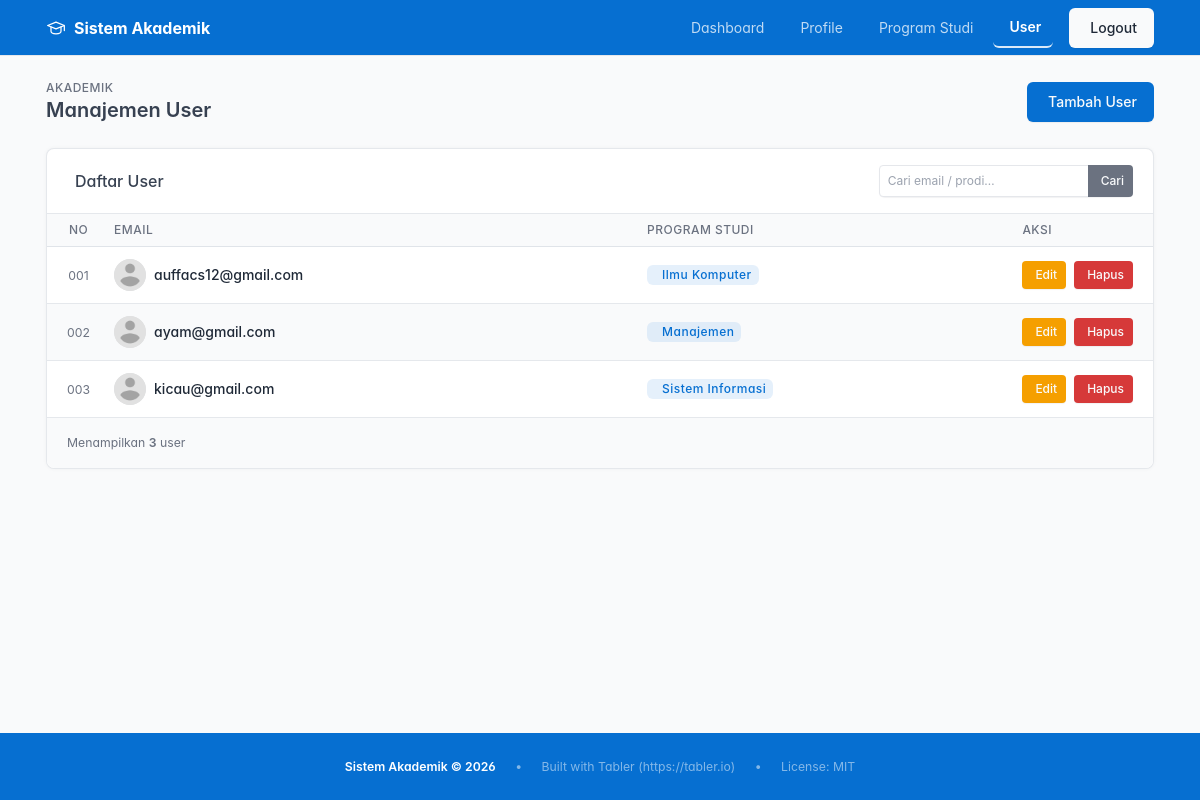
/user.php (signed in), run on the app's committed database.
### tables this page shows
CREATE TABLE `user_tbl` (
  `userid` char(36) NOT NULL,
  `email` varchar(150) NOT NULL,
  `password` varchar(255) NOT NULL,
  `foto_profil` varchar(255) DEFAULT NULL,
  `prodi_id` int(11) DEFAULT NULL
);

CREATE TABLE `prodi_tbl` (
  `prodi_id` int(30) NOT NULL,
  `nama_prodi` varchar(100) NOT NULL
);

### user.php (the view, shortened to what this page needs)
<?php
$pdo = getDBConnection();
$search = trim($_GET['q'] ?? '');
$sort = $_GET['sort'] ?? 'email_asc';
$orderClause = match ($sort) {
  'email_desc' => 'u.email DESC',
  'prodi_asc' => 'p.nama_prodi ASC, u.email ASC',
  'prodi_desc' => 'p.nama_prodi DESC, u.email ASC',
  default => 'u.email ASC',
};
if ($search !== '') {
  $stmt = $pdo->prepare("
    SELECT u.*, p.nama_prodi
    FROM user_tbl u
    LEFT JOIN prodi_tbl p ON u.prodi_id = p.prodi_id
    WHERE u.email LIKE ? OR p.nama_prodi LIKE ?
    ORDER BY $orderClause
  ");
  $stmt->execute(["%$search%", "%$search%"]);
} else {
  $stmt = $pdo->query("
    SELECT u.*, p.nama_prodi
    FROM user_tbl u
    LEFT JOIN prodi_tbl p ON u.prodi_id = p.prodi_id
    ORDER BY $orderClause
  ");
}
$users = $stmt->fetchAll();
$profileImgPath = 'images/profile.png';
$hasProfileImg = is_file(__DIR__ . '/images/profile.png');
function sortUrl($field, $currentSort, $search)
{
  $dir = ($currentSort === $field . '_asc') ? $field . '_desc' : $field . '_asc';
  $params = ['sort' => $dir];
  return 'user.php?' . http_build_query($params);
}
function sortIcon($field, $currentSort)
{
  if ($currentSort === $field . '_asc')
    return '<i class="ti ti-sort-ascending ms-1"></i>';
  return '<i class="ti ti-arrows-sort ms-1 text-muted"></i>';
}
?>
<!DOCTYPE html>
<html lang="id">
<head>
  <link rel="stylesheet" href="css/tabler.min.css">
  <link rel="stylesheet" href="https://cdn.jsdelivr.net/npm/@tabler/icons-webfont@3.0.0/dist/tabler-icons.min.css">
</head>
<body class="antialiased">
  <div class="wrapper">
    <nav class="navbar navbar-dark bg-blue sticky-top d-print-none">
      <div class="container-xl">
        <a href="dashboard.php" class="navbar-brand d-flex align-items-center gap-2">
          <span class="navbar-brand-text">Sistem Akademik</span>
        </a>
        <div class="d-none d-md-flex ms-auto">
          <ul class="navbar-nav flex-row align-items-center gap-2">
            <li class="nav-item"><a class="nav-link text-white" href="dashboard.php">Dashboard</a></li>
            <li class="nav-item"><a class="nav-link text-white" href="profile.php">Profile</a></li>
            <li class="nav-item"><a class="nav-link text-white" href="program_studi.php">Program Studi</a></li>
            <li class="nav-item"><a class="nav-link text-white active" href="user.php">User</a></li>
            <li class="nav-item"><a href="logout.php" class="btn btn-light ms-2">Logout</a></li>
          </ul>
        </div>
      </div>
    </nav>
    <div class="page-wrapper">
      <div class="page-header d-print-none">
        <div class="container-xl">
          <div class="row g-2 align-items-center">
            <div class="col">
              <div class="page-pretitle">Akademik</div>
              <h2 class="page-title">Manajemen User</h2>
            </div>
            <div class="col-auto">
              <button class="btn btn-primary" data-bs-toggle="modal" data-bs-target="#addModal">
                <i class="ti ti-user-plus me-1"></i>Tambah User
              </button>
            </div>
          </div>
        </div>
      </div>
      <div class="page-body">
        <div class="container-xl">
          <div class="card">
            <div class="card-header d-flex align-items-center justify-content-between flex-wrap gap-2">
              <h3 class="card-title mb-0"><i class="ti ti-users me-2 text-blue"></i>Daftar User</h3>
              <form method="GET" action="user.php" class="d-flex align-items-center gap-2 flex-wrap">
                <div class="input-group input-group-sm" style="min-width:220px">
                  <input type="text" name="q" class="form-control" placeholder="Cari email / prodi…"
                    value="<?= htmlspecialchars($search) ?>">
                  <button type="submit" class="btn btn-sm btn-secondary px-2">Cari</button>
                </div>
              </form>
            </div>
            <?php if (empty($users)): ?>
              <div class="card-body">
                <div class="empty">
                  <div class="empty-img"><i class="ti ti-user-off" style="font-size:4rem;color:#94a3b8"></i></div>
                  <p class="empty-title">Tidak ada user ditemukan</p>
                  <p class="empty-subtitle text-muted">
                    <?= $search
                      ? "Tidak ada hasil untuk &ldquo;<strong>" . htmlspecialchars($search) . "</strong>&rdquo;. Coba kata kunci lain."
                      : 'Belum ada user. Tambahkan user pertama.' ?>
                  </p>
                  <?php if ($search): ?>
                    <div class="empty-action"><a href="user.php" class="btn btn-primary"><i
                          class="ti ti-arrow-left me-1"></i>Kembali</a></div>
                  <?php endif; ?>
                </div>
              </div>
            <?php else: ?>
              <div class="table-responsive">
                <table class="table table-vcenter table-hover table-striped card-table">
                  <thead>
                    <tr>
                      <th class="w-1 text-center">No</th>
                      <th><a href="<?= sortUrl('email', $sort, $search) ?>">Email<?= sortIcon('email', $sort) ?></a></th>
                      <th><a href="<?= sortUrl('prodi', $sort, $search) ?>">Program
                          Studi<?= sortIcon('prodi', $sort) ?></a></th>
                      <th class="w-1">Aksi</th>
                    </tr>
                  </thead>
                  <tbody>
                    <?php foreach ($users as $no => $u):
                      $colors = ['bg-blue', 'bg-azure', 'bg-indigo', 'bg-purple', 'bg-pink', 'bg-red', 'bg-orange', 'bg-teal', 'bg-green', 'bg-cyan'];
                      $avatarColor = $colors[$no % count($colors)];
                      $initial = strtoupper(substr($u['email'], 0, 1));
                      ?>
                      <tr>
                        <td class="text-center text-muted"><small><?= str_pad($no + 1, 3, '0', STR_PAD_LEFT) ?></small></td>
                        <td>
                          <div class="d-flex align-items-center gap-2">
                            <?php if ($hasProfileImg): ?>
                              <img src="<?= htmlspecialchars($profileImgPath) ?>" alt="Profile"
                                class="avatar avatar-sm rounded-circle" style="width:32px;height:32px;object-fit:cover;">
                            <?php else: ?>
                              <span
                                class="avatar avatar-sm <?= $avatarColor ?> text-white avatar-initials rounded-circle"><?= $initial ?></span>
                            <?php endif; ?>
                            <span class="text-body fw-medium"><?= htmlspecialchars($u['email']) ?></span>
                          </div>
                        </td>
                        <td>
                          <?php if ($u['nama_prodi']): ?>
                            <span class="badge bg-blue-lt text-blue"><?= htmlspecialchars($u['nama_prodi']) ?></span>
                          <?php else: ?>
                            <span class="text-muted fst-italic small"><i class="ti ti-minus me-1"></i>Belum ada prodi</span>
                          <?php endif; ?>
                        </td>
                        <td>
                          <div class="btn-list flex-nowrap">
                            <button class="btn btn-sm btn-warning" title="Edit"
                              onclick="setEditUser(<?= $u['userid'] ?>, '<?= htmlspecialchars(addslashes($u['email'])) ?>', '<?= $u['prodi_id'] ?? '' ?>')">
                              <i class="ti ti-edit me-1"></i>Edit
                            </button>
                            <button class="btn btn-sm btn-danger" title="Hapus"
                              onclick="konfirmHapus(<?= $u['userid'] ?>, '<?= htmlspecialchars(addslashes($u['email'])) ?>')">
                              <i class="ti ti-trash me-1"></i>Hapus
                            </button>
                          </div>
                        </td>
                      </tr>
                    <?php endforeach; ?>
                  </tbody>
                </table>
              </div>
              <div class="card-footer d-flex align-items-center justify-content-between">
                <p class="m-0 text-muted small">
                  Menampilkan <strong><?= count($users) ?></strong> user
                </p>
              </div>
            <?php endif; ?>
          </div>
        </div>
      </div>
      <footer class="footer d-print-none bg-blue text-white border-top border-blue py-2"
        style="min-height:auto;margin-top:auto;">
        <div class="container-xl d-flex align-items-center justify-content-center" style="min-height:50px;">
          <div class="text-center small">
            <span class="text-white fw-semibold">Sistem Akademik &copy; 2026</span>
            <span class="text-white-50 ms-3 me-3">•</span>
            <span class="text-white-50">Built with Tabler (https://tabler.io)</span>
            <span class="text-white-50 ms-3 me-3">•</span>
            <span class="text-white-50">License: MIT</span>
          </div>
        </div>
      </footer>
    </div>
  </div>
</body>
</html>

### user.php (style rules this page uses)
html, body { height: 100%; }
.wrapper { display: flex; flex-direction: column; min-height: 100vh; }
.page-wrapper { flex: 1; }
.navbar-brand-text { font-weight: 700; font-size: 1rem; }
.navbar-nav .nav-link { color: rgba(255, 255, 255, 0.75) !important; transition: color .2s; padding: 0.5rem 0.75rem; }
.navbar-nav .nav-link.active { color: #fff !important; font-weight: 600; border-bottom: 2px solid rgba(255, 255, 255, 0.85); }
th a { color: inherit; text-decoration: none; white-space: nowrap; }

### data on the page
user_tbl: no "001", email "auffacs12@gmail.com", prodi.nama_prodi "Ilmu Komputer"
user_tbl: no "002", email "ayam@gmail.com", prodi.nama_prodi "Manajemen"
user_tbl: no "003", email "kicau@gmail.com", prodi.nama_prodi "Sistem Informasi"

### other printed values
count($users) "3"
